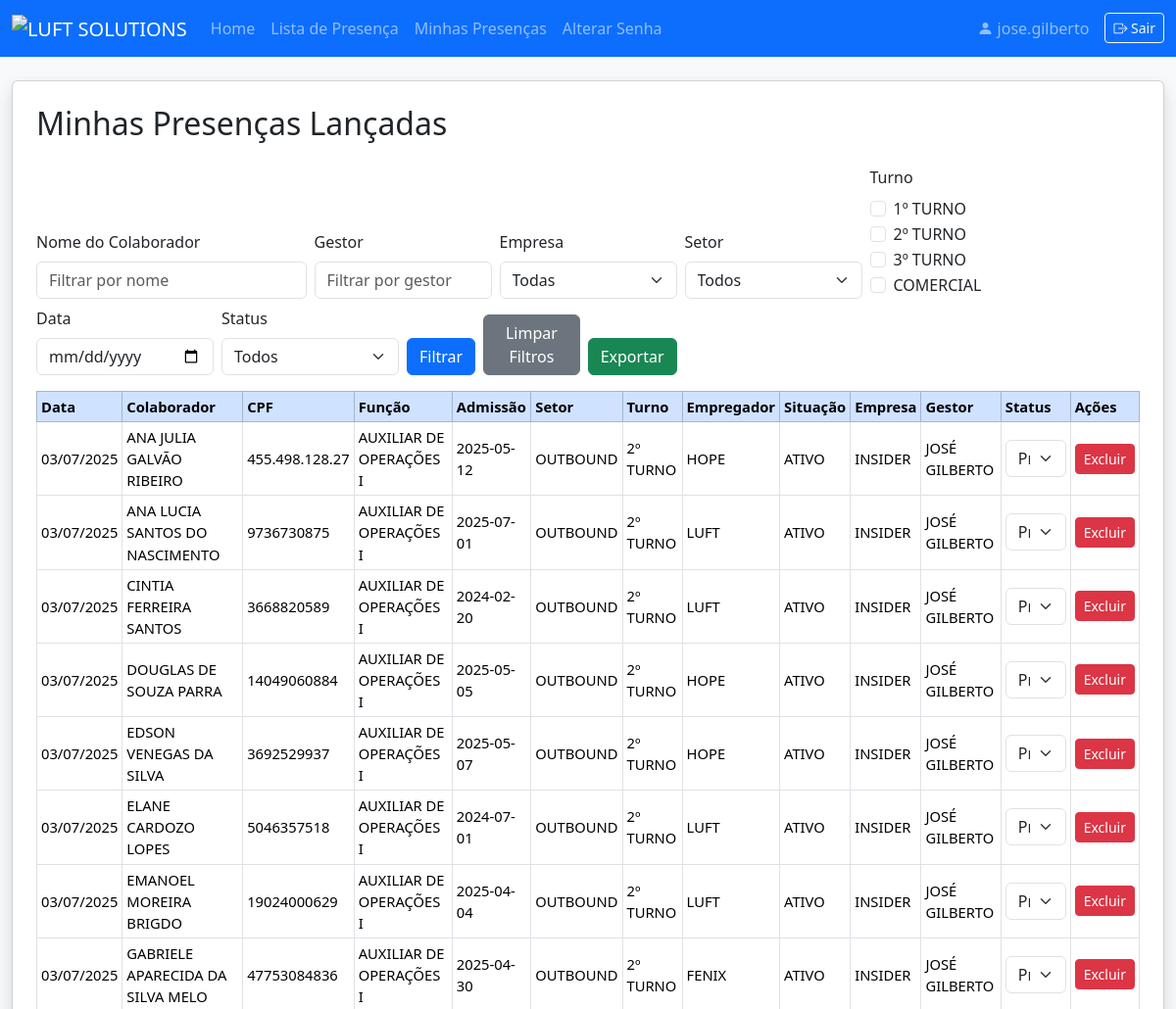
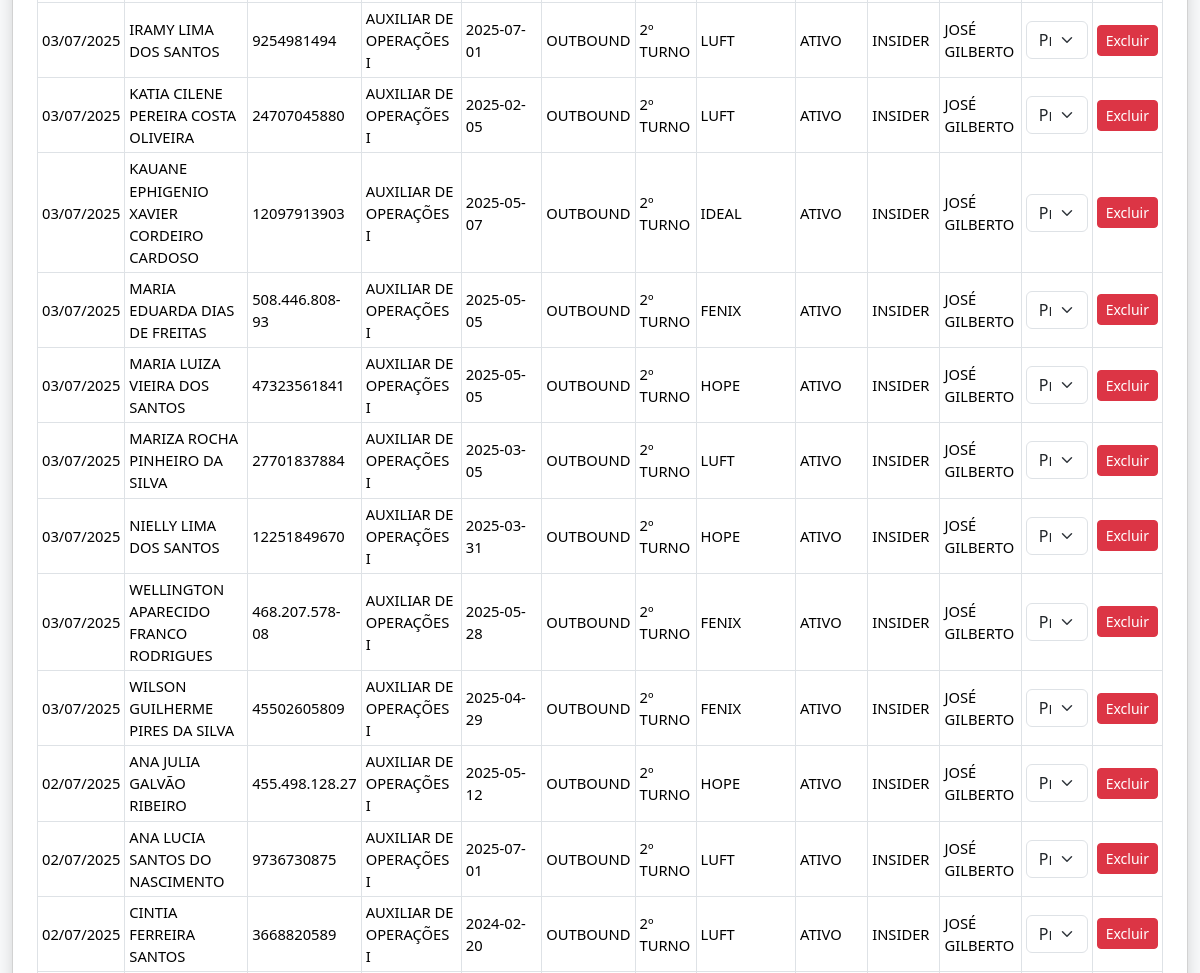
The page /minhas_presencas (signed in, upper part) on the database as committed earlier (2 pictures, top to bottom).
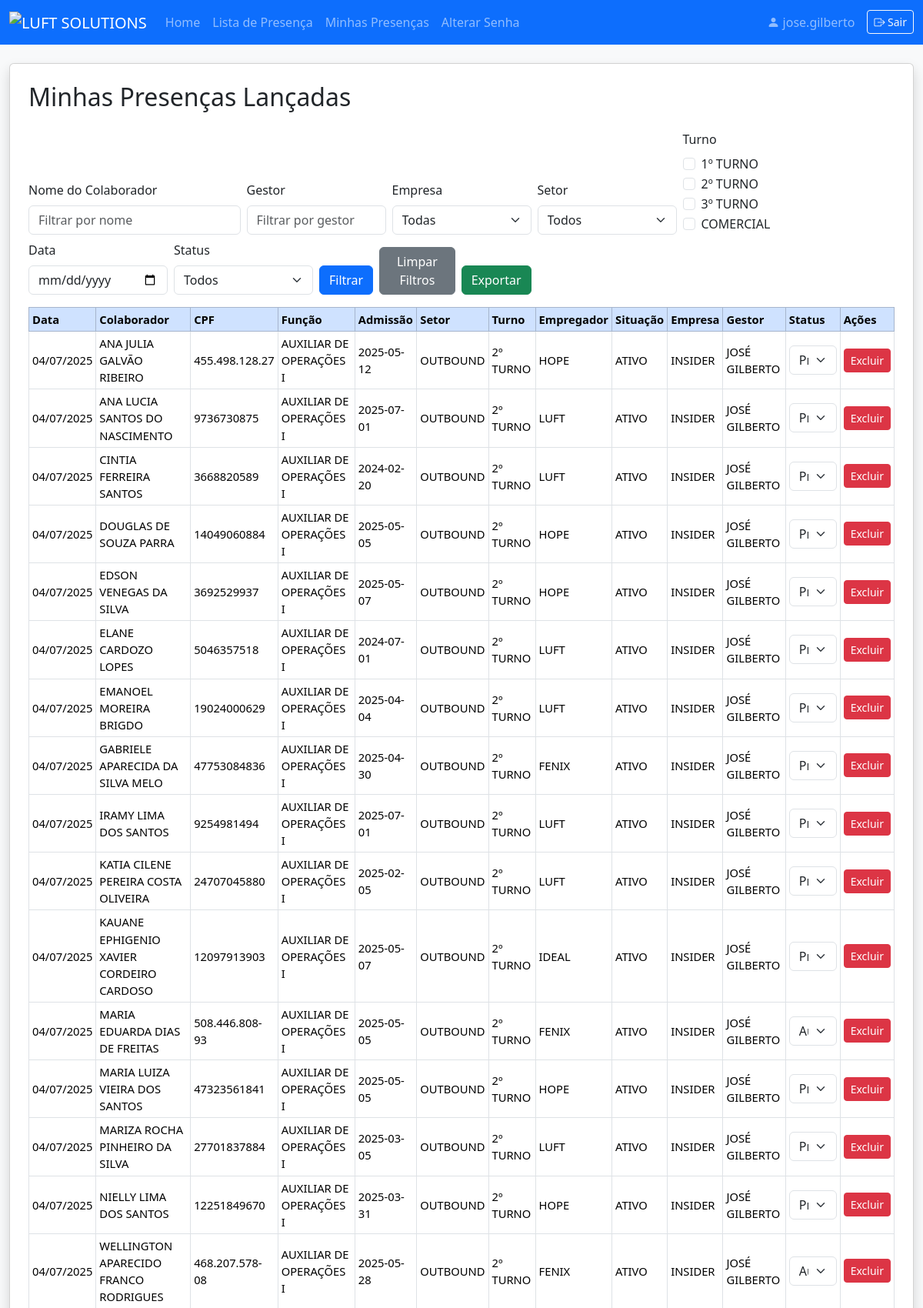
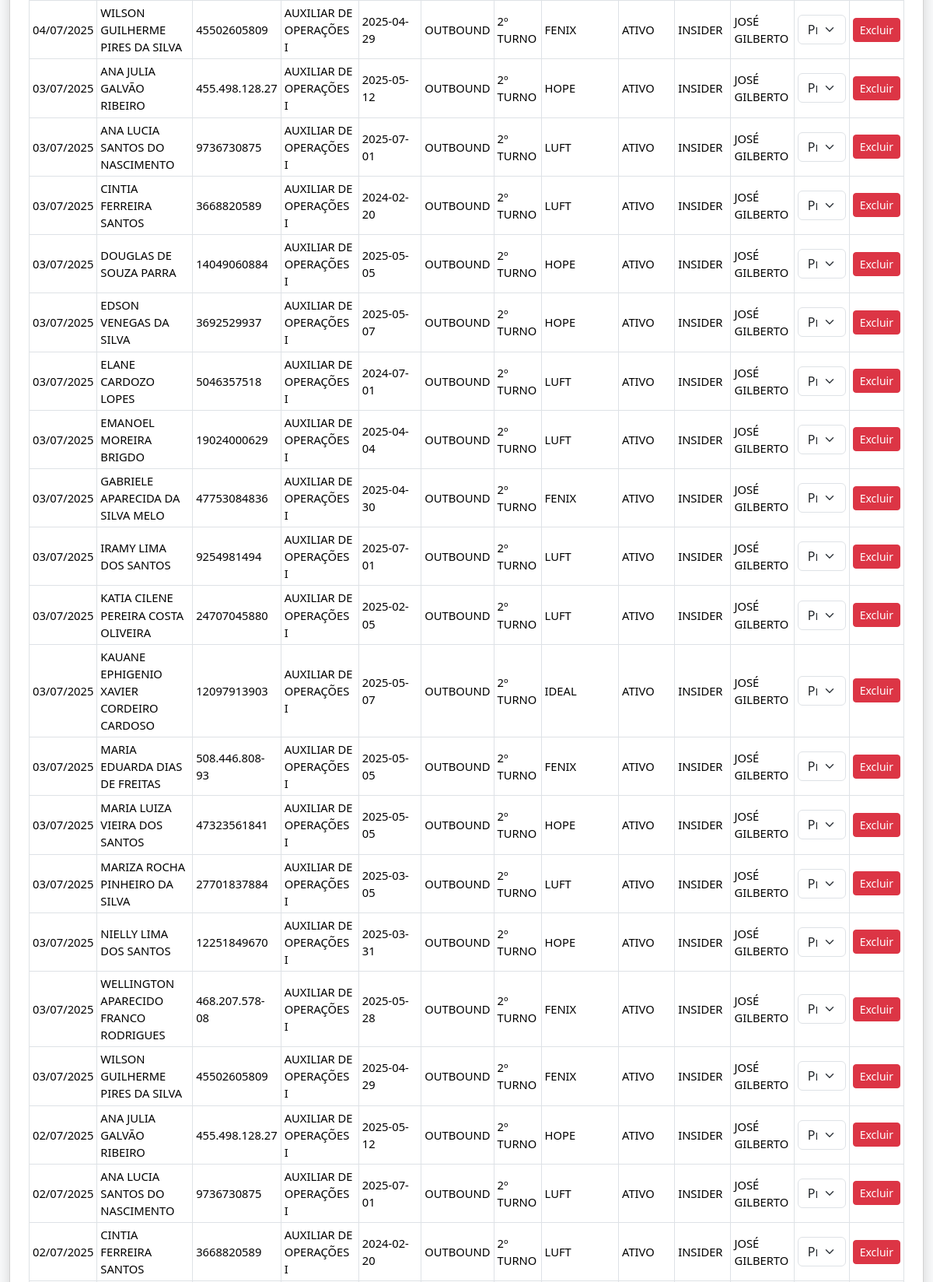
The same page on the database as committed later (2 pictures, top to bottom).
### models.py (models this page shows)
class User(db.Model):
    id = db.Column(db.Integer, primary_key=True)
    nome_completo = db.Column(db.String(150), nullable=False)
    username = db.Column(db.String(80), unique=True, nullable=False)
    password = db.Column(db.String(200), nullable=False)
    role = db.Column(db.String(20), nullable=False, default='lider')
    empresa_id = db.Column(db.Integer, db.ForeignKey('empresa.id'))
    setor_id = db.Column(db.Integer, db.ForeignKey('setor.id'))
    empresas = db.relationship('Empresa', secondary=user_empresas, backref='usuarios')
    empresa = db.relationship('Empresa')
    setor = db.relationship('Setor')
    precisa_trocar_senha = db.Column(db.Boolean, default=True)

class Presenca(db.Model):
    id = db.Column(db.Integer, primary_key=True)
    colaborador_id = db.Column(db.Integer, db.ForeignKey('colaborador.id'), nullable=False)
    usuario_id = db.Column(db.Integer, db.ForeignKey('user.id'), nullable=False)
    data = db.Column(db.Date, nullable=False)
    status = db.Column(db.String(30), nullable=False, default='ausente')
    colaborador = db.relationship('Colaborador')
    usuario = db.relationship('User')

class Colaborador(db.Model):
    id = db.Column(db.Integer, primary_key=True)
    nome = db.Column(db.String(150), nullable=False)
    cpf = db.Column(db.String(14), unique=True, nullable=False)
    funcao = db.Column(db.String(100))
    admissao = db.Column(db.String(30), nullable=False)
    setor_id = db.Column(db.Integer, db.ForeignKey('setor.id'))
    empresa_id = db.Column(db.Integer, db.ForeignKey('empresa.id'))
    turno = db.Column(db.String(30))
    empregador = db.Column(db.String(150))
    situacao = db.Column(db.String(50))
    gestor = db.Column(db.String(150))
    setor = db.relationship('Setor')
    empresa = db.relationship('Empresa')

class Setor(db.Model):
    id = db.Column(db.Integer, primary_key=True)
    nome = db.Column(db.String(100), unique=True, nullable=False)

class Empresa(db.Model):
    id = db.Column(db.Integer, primary_key=True)
    nome = db.Column(db.String(100), unique=True, nullable=False)

### app.py (the view, shortened to what this page needs)
@app.route('/minhas_presencas', methods=['GET', 'POST'])
@login_required
def minhas_presencas():
    if g.user is None:
        flash('Faça login para acessar esta página.')
        return redirect(url_for('login'))
    user = g.user
    if request.method == 'POST':
        filtro_turno = request.form.getlist('filtro_turno')
        filtro_nome = request.form.get('filtro_nome', '')
        filtro_empresa = request.form.get('filtro_empresa', '')
        filtro_setor = request.form.get('filtro_setor', '')
        filtro_data = request.form.get('filtro_data', '')
        filtro_gestor = request.form.get('filtro_gestor', '')
        filtro_status = request.form.get('filtro_status', '')
    else:
        filtro_turno = request.args.getlist('filtro_turno')
        filtro_nome = request.args.get('filtro_nome', '')
        filtro_empresa = request.args.get('filtro_empresa', '')
        filtro_setor = request.args.get('filtro_setor', '')
        filtro_data = request.args.get('filtro_data', '')
        filtro_gestor = request.args.get('filtro_gestor', '')
        filtro_status = request.args.get('filtro_status', '')
    empresas = Empresa.query.order_by(Empresa.nome).all()
    setores = Setor.query.order_by(Setor.nome).all()
    query = Presenca.query.join(Colaborador)
    if user.role in ['admin', 'master', 'rh']:
        pass
    elif user.role == 'coordenador':
        empresa_ids = [e.id for e in user.empresas]
        query = query.filter(Colaborador.empresa_id.in_(empresa_ids))
    else:
        query = query.filter(Colaborador.gestor == user.nome_completo)
    if filtro_nome:
        query = query.filter(Colaborador.nome.ilike(f'%{filtro_nome}%'))
    if filtro_empresa:
        query = query.filter(Colaborador.empresa_id == int(filtro_empresa))
    if filtro_setor:
        query = query.filter(Colaborador.setor_id == int(filtro_setor))
    if filtro_turno:
        query = query.filter(Colaborador.turno.in_(filtro_turno))
    if filtro_data:
        try:
            data_filtro = datetime.strptime(filtro_data, '%Y-%m-%d').date()
            query = query.filter(Presenca.data == data_filtro)
        except Exception:
            pass
    if filtro_gestor:
        query = query.filter(Colaborador.gestor.ilike(f'%{filtro_gestor}%'))
    if filtro_status:
        query = query.filter(Presenca.status == filtro_status)
    presencas = query.order_by(Presenca.data.desc()).all()
    gestores = [g[0] for g in db.session.query(Colaborador.gestor).filter(Colaborador.gestor != None).distinct().order_by(Colaborador.gestor).all()]
    status_list = [
        ('ausente', 'Ausente'),
        ('presente', 'Presente'),
        ('atestado', 'Atestado'),
        ('folga', 'Folga'),
        ('dayoff', 'Dayoff'),
        ('falta_injustificada', 'Falta Injustificada'),
        ('ferias', 'Férias'),
        ('licenca_maternidade', 'Licença Maternidade')
    ]
    return render_template(
        'minhas_presencas.html',
        user=g.user,
        presencas=presencas,
        filtro_nome=filtro_nome,
        filtro_empresa=filtro_empresa,
        filtro_setor=filtro_setor,
        filtro_turno=filtro_turno,
        filtro_data=filtro_data,
        filtro_gestor=filtro_gestor,
        filtro_status=filtro_status,
        empresas=empresas,
        setores=setores,
        gestores=gestores,
        status_list=status_list
    )

### templates/minhas_presencas.html (shortened to what this page needs)
<!DOCTYPE html>
<html lang="pt-br">
<head>
    <link href="https://cdn.jsdelivr.net/npm/bootstrap@5.3.3/dist/css/bootstrap.min.css" rel="stylesheet">
</head>
<body class="bg-light">
{% extends "navbar.html" %}
{% block content %}
<div class="card shadow p-4 mb-4">
    <h2 class="mb-4">Minhas Presenças Lançadas</h2>
    <form method="get" class="row align-items-end g-2 mb-3" autocomplete="off">
        <div class="col-md-3">
            <label for="filtro_nome" class="form-label">Nome do Colaborador</label>
            <input type="text" class="form-control" id="filtro_nome" name="filtro_nome" value="{{ filtro_nome or '' }}" placeholder="Filtrar por nome" autocomplete="off">
        </div>
        <div class="col-md-2">
            <label for="filtro_gestor" class="form-label">Gestor</label>
            <input type="text" class="form-control" id="filtro_gestor" name="filtro_gestor" value="{{ filtro_gestor or '' }}" placeholder="Filtrar por gestor" list="gestoresList" autocomplete="off">
        </div>
        <div class="col-md-2">
            <label for="filtro_empresa" class="form-label">Empresa</label>
            <select class="form-select" id="filtro_empresa" name="filtro_empresa">
                <option value="">Todas</option>
            </select>
        </div>
        <div class="col-md-2">
            <label for="filtro_setor" class="form-label">Setor</label>
            <select class="form-select" id="filtro_setor" name="filtro_setor">
                <option value="">Todos</option>
            </select>
        </div>
        <div class="col-md-2">
            <label class="form-label d-block">Turno</label>
            {% set turnos_list = ['1º TURNO', '2º TURNO', '3º TURNO', 'COMERCIAL'] %}
            {% for turno in turnos_list %}
                <div class="form-check form-check-inline">
                    <input class="form-check-input" type="checkbox" name="filtro_turno" value="{{ turno }}"
                        id="turno_{{ loop.index }}"
                        {% if filtro_turno and turno in filtro_turno %}checked{% endif %}>
                    <label class="form-check-label" for="turno_{{ loop.index }}">{{ turno }}</label>
                </div>
            {% endfor %}
        </div>
        <div class="col-md-2">
            <label for="filtro_data" class="form-label">Data</label>
            <input type="date" class="form-control" id="filtro_data" name="filtro_data" value="{{ filtro_data or '' }}">
        </div>
        <div class="col-md-2">
            <label for="filtro_status" class="form-label">Status</label>
            <select class="form-select" id="filtro_status" name="filtro_status">
                <option value="">Todos</option>
            </select>
        </div>
        <div class="col-md-3 d-flex align-items-end gap-2">
            <button class="btn btn-primary" type="submit">Filtrar</button>
            <a href="{{ url_for('minhas_presencas') }}" class="btn btn-secondary">Limpar Filtros</a>
            <a href="{{ url_for('export_minhas_presencas',
                filtro_nome=filtro_nome,
                filtro_empresa=filtro_empresa,
                filtro_setor=filtro_setor,
                filtro_turno=filtro_turno,
                filtro_data=filtro_data,
                filtro_gestor=filtro_gestor
            ) }}" class="btn btn-success">Exportar</a>
        </div>
    </form>
    <form method="POST">
        <div class="table-responsive">
            <table class="table table-bordered table-hover table-sm align-middle" style="font-size:0.92rem;">
                <thead class="table-primary">
                    <tr>
                        <th>Data</th>
                        <th>Colaborador</th>
                        <th>CPF</th>
                        <th>Função</th>
                        <th>Admissão</th>
                        <th>Setor</th>
                        <th>Turno</th>
                        <th>Empregador</th>
                        <th>Situação</th>
                        <th>Empresa</th>
                        <th>Gestor</th>
                        <th>Status</th>
                        <th>Ações</th>
                    </tr>
                </thead>
                <tbody>
                    {% for p in presencas %}
                    <tr>
                        <td>{{ p.data.strftime('%d/%m/%Y') }}</td>
                        <td>{{ p.colaborador.nome }}</td>
                        <td>{{ p.colaborador.cpf }}</td>
                        <td>{{ p.colaborador.funcao }}</td>
                        <td>{{ p.colaborador.admissao }}</td>
                        <td>{{ p.colaborador.setor.nome if p.colaborador.setor else '' }}</td>
                        <td>{{ p.colaborador.turno }}</td>
                        <td>{{ p.colaborador.empregador }}</td>
                        <td>{{ p.colaborador.situacao }}</td>
                        <td>{{ p.colaborador.empresa.nome if p.colaborador.empresa else '' }}</td>
                        <td>{{ p.colaborador.gestor }}</td>
                        <td>
                            <select name="status_{{ p.id }}" class="form-select">
                                <option value="ausente" {% if p.status == 'ausente' %}selected{% endif %}>Ausente</option>
                                <option value="presente" {% if p.status == 'presente' %}selected{% endif %}>Presente</option>
                            </select>
                        </td>
                        <td>
                            <button type="button" class="btn btn-sm btn-danger" onclick="excluirPresenca({{ p.id }})">Excluir</button>
                        </td>
                    </tr>
                    {% endfor %}
                </tbody>
            </table>
        </div>
    </form>
</div>
{% endblock %}

### templates/navbar.html (shortened to what this page needs)
<!DOCTYPE html>
<html lang="pt-br">
<head>
  <link href="https://cdn.jsdelivr.net/npm/bootstrap@5.3.3/dist/css/bootstrap.min.css" rel="stylesheet">
  <link rel="stylesheet" href="https://cdn.jsdelivr.net/npm/bootstrap-icons@1.11.3/font/bootstrap-icons.min.css">
</head>
<body class="bg-light">
  <nav class="navbar navbar-expand-lg navbar-dark bg-primary">
    <div class="container-fluid">
      <a class="navbar-brand" href="#">
        <img src="https://i.postimg.cc/hPGVrc5f/LUFT-SOLUTIONS.webp" alt="LUFT SOLUTIONS" style="height:48px;">
      </a>
      <div class="collapse navbar-collapse" id="mainNavbar">
        <ul class="navbar-nav me-auto mb-2 mb-lg-0">
          {% if user and has_permission(user, 'can_access_index') %}
          <li class="nav-item">
            <a class="nav-link" href="{{ url_for('index') }}">Home</a>
          </li>
          {% endif %}
          {% if user and has_permission(user, 'can_access_lista_presenca') %}
          <li class="nav-item">
            <a class="nav-link" href="{{ url_for('lista_presenca') }}">Lista de Presença</a>
          </li>
          <li class="nav-item">
            <a class="nav-link" href="{{ url_for('minhas_presencas') }}">Minhas Presenças</a>
          </li>
          {% endif %}
          {% if user %}
          <li class="nav-item">
              <a class="nav-link" href="{{ url_for('alterar_senha') }}">Alterar Senha</a>
          </li>
          {% endif %}
        </ul>
        {% if user %}
        <div class="d-flex align-items-center">
          <span class="navbar-text me-3">
            <i class="bi bi-person-fill"></i> {{ user.username }}
          </span>
          <a href="{{ url_for('logout') }}" class="btn btn-outline-light btn-sm" title="Sair">
            <i class="bi bi-box-arrow-right"></i> Sair
          </a>
        </div>
        {% endif %}
      </div>
    </div>
  </nav>
  <div class="container-fluid" style="padding-top: 24px;">
    {% block content %}{% endblock %}
  </div>
</body>
</html>

Rows that differ between the two databases and show on the page:
added Presenca: data "04/07/2025", colaborador.nome "ANA JULIA GALVÃO RIBEIRO", colaborador.cpf "455.498.128.27", colaborador.funcao "AUXILIAR DE OPERAÇÕES I", colaborador.admissao "2025-05-12", colaborador.setor "OUTBOUND", colaborador.turno "2º TURNO", colaborador.empregador "HOPE", colaborador.situacao "ATIVO", colaborador.empresa "INSIDER", colaborador.gestor "JOSÉ GILBERTO", status+id "Presente"
added Presenca: data "04/07/2025", colaborador.nome "ANA LUCIA SANTOS DO NASCIMENTO", colaborador.cpf "9736730875", colaborador.funcao "AUXILIAR DE OPERAÇÕES I", colaborador.admissao "2025-07-01", colaborador.setor "OUTBOUND", colaborador.turno "2º TURNO", colaborador.empregador "LUFT", colaborador.situacao "ATIVO", colaborador.empresa "INSIDER", colaborador.gestor "JOSÉ GILBERTO", status+id "Presente"
added Presenca: data "04/07/2025", colaborador.nome "CINTIA FERREIRA SANTOS", colaborador.cpf "3668820589", colaborador.funcao "AUXILIAR DE OPERAÇÕES I", colaborador.admissao "2024-02-20", colaborador.setor "OUTBOUND", colaborador.turno "2º TURNO", colaborador.empregador "LUFT", colaborador.situacao "ATIVO", colaborador.empresa "INSIDER", colaborador.gestor "JOSÉ GILBERTO", status+id "Presente"
added Presenca: data "04/07/2025", colaborador.nome "DOUGLAS DE SOUZA PARRA", colaborador.cpf "14049060884", colaborador.funcao "AUXILIAR DE OPERAÇÕES I", colaborador.admissao "2025-05-05", colaborador.setor "OUTBOUND", colaborador.turno "2º TURNO", colaborador.empregador "HOPE", colaborador.situacao "ATIVO", colaborador.empresa "INSIDER", colaborador.gestor "JOSÉ GILBERTO", status+id "Presente"
added Presenca: data "04/07/2025", colaborador.nome "EDSON VENEGAS DA SILVA", colaborador.cpf "3692529937", colaborador.funcao "AUXILIAR DE OPERAÇÕES I", colaborador.admissao "2025-05-07", colaborador.setor "OUTBOUND", colaborador.turno "2º TURNO", colaborador.empregador "HOPE", colaborador.situacao "ATIVO", colaborador.empresa "INSIDER", colaborador.gestor "JOSÉ GILBERTO", status+id "Presente"
added Presenca: data "04/07/2025", colaborador.nome "ELANE CARDOZO LOPES", colaborador.cpf "5046357518", colaborador.funcao "AUXILIAR DE OPERAÇÕES I", colaborador.admissao "2024-07-01", colaborador.setor "OUTBOUND", colaborador.turno "2º TURNO", colaborador.empregador "LUFT", colaborador.situacao "ATIVO", colaborador.empresa "INSIDER", colaborador.gestor "JOSÉ GILBERTO", status+id "Presente"
added Presenca: data "04/07/2025", colaborador.nome "EMANOEL MOREIRA BRIGDO", colaborador.cpf "19024000629", colaborador.funcao "AUXILIAR DE OPERAÇÕES I", colaborador.admissao "2025-04-04", colaborador.setor "OUTBOUND", colaborador.turno "2º TURNO", colaborador.empregador "LUFT", colaborador.situacao "ATIVO", colaborador.empresa "INSIDER", colaborador.gestor "JOSÉ GILBERTO", status+id "Presente"
added Presenca: data "04/07/2025", colaborador.nome "GABRIELE APARECIDA DA SILVA MELO", colaborador.cpf "47753084836", colaborador.funcao "AUXILIAR DE OPERAÇÕES I", colaborador.admissao "2025-04-30", colaborador.setor "OUTBOUND", colaborador.turno "2º TURNO", colaborador.empregador "FENIX", colaborador.situacao "ATIVO", colaborador.empresa "INSIDER", colaborador.gestor "JOSÉ GILBERTO", status+id "Presente"
added Presenca: data "04/07/2025", colaborador.nome "IRAMY LIMA DOS SANTOS", colaborador.cpf "9254981494", colaborador.funcao "AUXILIAR DE OPERAÇÕES I", colaborador.admissao "2025-07-01", colaborador.setor "OUTBOUND", colaborador.turno "2º TURNO", colaborador.empregador "LUFT", colaborador.situacao "ATIVO", colaborador.empresa "INSIDER", colaborador.gestor "JOSÉ GILBERTO", status+id "Presente"
added Presenca: data "04/07/2025", colaborador.nome "KATIA CILENE PEREIRA COSTA OLIVEIRA", colaborador.cpf "24707045880", colaborador.funcao "AUXILIAR DE OPERAÇÕES I", colaborador.admissao "2025-02-05", colaborador.setor "OUTBOUND", colaborador.turno "2º TURNO", colaborador.empregador "LUFT", colaborador.situacao "ATIVO", colaborador.empresa "INSIDER", colaborador.gestor "JOSÉ GILBERTO", status+id "Presente"
added Presenca: data "04/07/2025", colaborador.nome "KAUANE EPHIGENIO XAVIER CORDEIRO CARDOSO", colaborador.cpf "12097913903", colaborador.funcao "AUXILIAR DE OPERAÇÕES I", colaborador.admissao "2025-05-07", colaborador.setor "OUTBOUND", colaborador.turno "2º TURNO", colaborador.empregador "IDEAL", colaborador.situacao "ATIVO", colaborador.empresa "INSIDER", colaborador.gestor "JOSÉ GILBERTO", status+id "Presente"
added Presenca: data "04/07/2025", colaborador.nome "MARIA EDUARDA DIAS DE FREITAS", colaborador.cpf "508.446.808-93", colaborador.funcao "AUXILIAR DE OPERAÇÕES I", colaborador.admissao "2025-05-05", colaborador.setor "OUTBOUND", colaborador.turno "2º TURNO", colaborador.empregador "FENIX", colaborador.situacao "ATIVO", colaborador.empresa "INSIDER", colaborador.gestor "JOSÉ GILBERTO", status+id "Ausente"
added Presenca: data "04/07/2025", colaborador.nome "MARIA LUIZA VIEIRA DOS SANTOS", colaborador.cpf "47323561841", colaborador.funcao "AUXILIAR DE OPERAÇÕES I", colaborador.admissao "2025-05-05", colaborador.setor "OUTBOUND", colaborador.turno "2º TURNO", colaborador.empregador "HOPE", colaborador.situacao "ATIVO", colaborador.empresa "INSIDER", colaborador.gestor "JOSÉ GILBERTO", status+id "Presente"
added Presenca: data "04/07/2025", colaborador.nome "MARIZA ROCHA PINHEIRO DA SILVA", colaborador.cpf "27701837884", colaborador.funcao "AUXILIAR DE OPERAÇÕES I", colaborador.admissao "2025-03-05", colaborador.setor "OUTBOUND", colaborador.turno "2º TURNO", colaborador.empregador "LUFT", colaborador.situacao "ATIVO", colaborador.empresa "INSIDER", colaborador.gestor "JOSÉ GILBERTO", status+id "Presente"
added Presenca: data "04/07/2025", colaborador.nome "NIELLY LIMA DOS SANTOS", colaborador.cpf "12251849670", colaborador.funcao "AUXILIAR DE OPERAÇÕES I", colaborador.admissao "2025-03-31", colaborador.setor "OUTBOUND", colaborador.turno "2º TURNO", colaborador.empregador "HOPE", colaborador.situacao "ATIVO", colaborador.empresa "INSIDER", colaborador.gestor "JOSÉ GILBERTO", status+id "Presente"
added Presenca: data "04/07/2025", colaborador.nome "WELLINGTON APARECIDO FRANCO RODRIGUES", colaborador.cpf "468.207.578-08", colaborador.funcao "AUXILIAR DE OPERAÇÕES I", colaborador.admissao "2025-05-28", colaborador.setor "OUTBOUND", colaborador.turno "2º TURNO", colaborador.empregador "FENIX", colaborador.situacao "ATIVO", colaborador.empresa "INSIDER", colaborador.gestor "JOSÉ GILBERTO", status+id "Ausente"
added Presenca: data "04/07/2025", colaborador.nome "WILSON GUILHERME PIRES DA SILVA", colaborador.cpf "45502605809", colaborador.funcao "AUXILIAR DE OPERAÇÕES I", colaborador.admissao "2025-04-29", colaborador.setor "OUTBOUND", colaborador.turno "2º TURNO", colaborador.empregador "FENIX", colaborador.situacao "ATIVO", colaborador.empresa "INSIDER", colaborador.gestor "JOSÉ GILBERTO", status+id "Presente"
